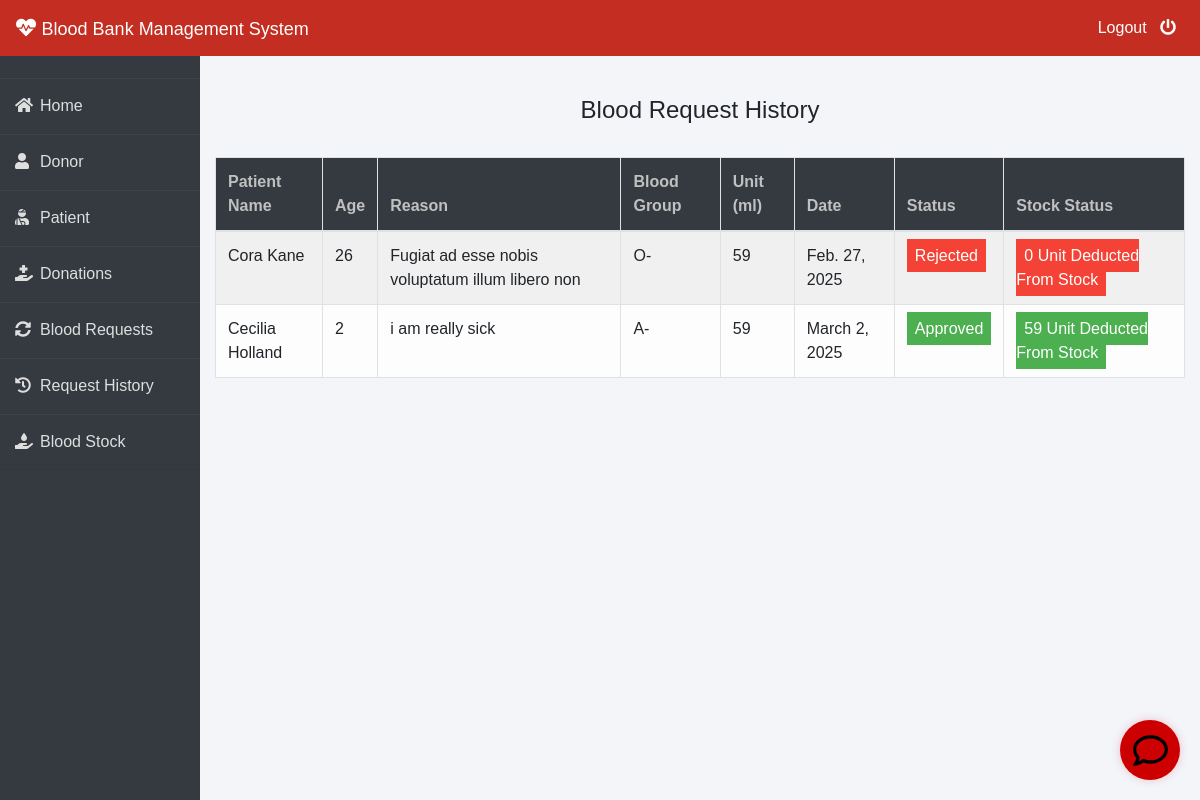
Screenshot of /admin-request-history (signed in) with the database file from the repository.
### blood/models.py (models this page shows, shortened)
class BloodRequest(models.Model):
    request_by_patient=models.ForeignKey(pmodels.Patient,null=True,on_delete=models.CASCADE)
    request_by_donor=models.ForeignKey(dmodels.Donor,null=True,on_delete=models.CASCADE)
    patient_name=models.CharField(max_length=30)
    patient_age=models.PositiveIntegerField()
    reason=models.CharField(max_length=500)
    bloodgroup=models.CharField(max_length=10)
    unit=models.PositiveIntegerField(default=0)
    status=models.CharField(max_length=20,default="Pending")
    date=models.DateField(auto_now=True)

### blood/views.py (the view)
# urls.py: path('admin-request-history', views.admin_request_history_view,name='admin-request-history'),
@login_required(login_url='adminlogin')
def admin_request_history_view(request):
    requests=models.BloodRequest.objects.all().exclude(status='Pending')
    return render(request,'blood/admin_request_history.html',{'requests':requests})

### templates/blood/admin_request_history.html (shortened to what this page needs)
{% extends 'blood/adminbase.html' %}
{% block content %}
{% load widget_tweaks %}
{%load static%}
<head>
</head>
<br><br>
<div class="container">
    <H4 class="text-center">Blood Request History</H4><br>
    <table class="table table-light table-hover table-bordered table-striped">
        <thead class="bg-dark">
            <tr>
                <th scope="col" style="color: rgb(192, 192, 192);">Patient Name</th>
                <th scope="col" style="color: rgb(192, 192, 192);">Age</th>
                <th scope="col" style="color: rgb(192, 192, 192);">Reason</th>
                <th scope="col" style="color: rgb(192, 192, 192);">Blood Group</th>
                <th scope="col" style="color: rgb(192, 192, 192);">Unit (ml)</th>
                <th scope="col" style="color: rgb(192, 192, 192);">Date</th>
                <th scope="col" style="color: rgb(192, 192, 192);">Status</th>
                <th scope="col" style="color: rgb(192, 192, 192);">Stock Status</th>
            </tr>
        </thead>
        <tbody>
            {% for t in requests %}
            <tr>
                <td> {{t.patient_name}}</td>
                <td>{{t.patient_age}}</td>
                <td>{{t.reason}}</td>
                <td>{{t.bloodgroup}}</td>
                <td>{{t.unit}}</td>
                <td>{{t.date}}</td>
                {% if t.status == 'Approved' %}
                <td><span class="label success"> Approved</span></td>
                <td><span class="label success"> {{t.unit}} Unit Deducted From Stock</span></td>
                {% else %}
                <td><span class="label danger">Rejected</span></td>
                <td><span class="label danger"> 0 Unit Deducted From Stock</span></td>
                {% endif %}
            </tr>
            {% endfor %}
        </tbody>
    </table>
</div>
{% endblock content %}

### templates/blood/adminbase.html (style rules this page uses)
* { margin: 0; padding: 0; box-sizing: border-box; list-style: none; text-decoration: none; font-family: 'Josefin Sans', sans-serif; }
body { background-color: #f3f5f9; }

### templates/blood/admin_request_history.html (style rules this page uses)
.label { color: white; padding: 8px; }
.success { background-color: #4CAF50; }
.danger { background-color: #f44336; }

### templates/blood/chat_widget.html (style rules this page uses)
:root { --chat-icon-size: 60px; --chat-icon-bg-color: #cc0000; --chat-icon-shadow: rgba(204, 0, 0, 0.2); --chat-container-width: 360px; --chat-header-bg-color: #cc0000; --chat-header-color: white; --chat-messages-bg-color: #f0f0f0; --chat-input-border-color: #ddd; --chat-send-button-bg-color: #cc0000; --chat-send-button-hover-bg-color: #b30000; --typing-indicator-color: #ccc; }

### rows the page displays
BloodRequest: patient_name "Cora Kane", patient_age "26", reason "Fugiat ad esse nobis voluptatum illum libero non", bloodgroup "O-", unit "59", date "Feb. 27, 2025", status "Rejected"
BloodRequest: patient_name "Cecilia Holland", patient_age "2", reason "i am really sick", bloodgroup "A-", unit "59", date "March 2, 2025"
